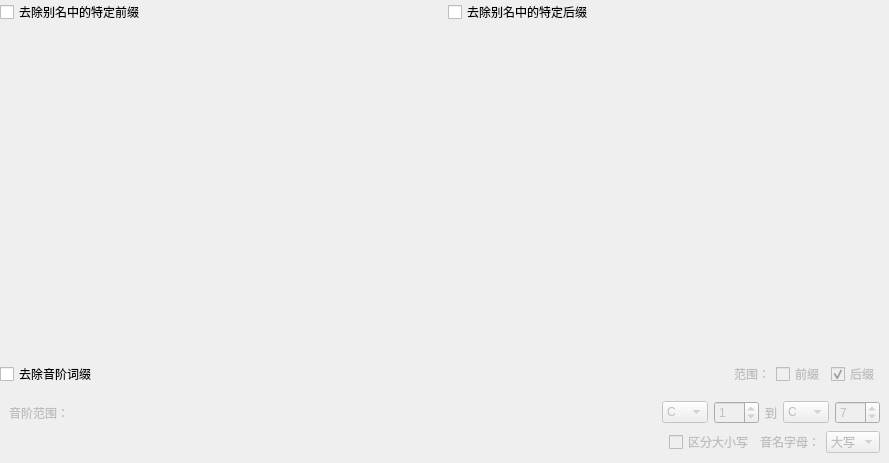
<?xml version="1.0" encoding="UTF-8"?>
<ui version="4.0">
 <class>RemoveAffixOptionWidget</class>
 <widget class="QWidget" name="RemoveAffixOptionWidget">
  <property name="geometry">
   <rect>
    <x>0</x>
    <y>0</y>
    <width>889</width>
    <height>463</height>
   </rect>
  </property>
  <property name="windowTitle">
   <string>Form</string>
  </property>
  <layout class="QVBoxLayout" name="verticalLayout_6">
   <property name="leftMargin">
    <number>0</number>
   </property>
   <property name="topMargin">
    <number>0</number>
   </property>
   <property name="rightMargin">
    <number>0</number>
   </property>
   <property name="bottomMargin">
    <number>0</number>
   </property>
   <item>
    <layout class="QHBoxLayout" name="horizontalLayout_6">
     <item>
      <layout class="QVBoxLayout" name="verticalLayout_4">
       <item>
        <widget class="QCheckBox" name="specificPrefixCheckBox">
         <property name="text">
          <string>去除别名中的特定前缀</string>
         </property>
        </widget>
       </item>
       <item>
        <layout class="QVBoxLayout" name="verticalLayout_2">
         <property name="leftMargin">
          <number>11</number>
         </property>
         <property name="rightMargin">
          <number>11</number>
         </property>
         <item>
          <widget class="StringListModifyWidget" name="prefixListWidget" native="true">
           <property name="enabled">
            <bool>false</bool>
           </property>
           <property name="sizePolicy">
            <sizepolicy hsizetype="Preferred" vsizetype="Expanding">
             <horstretch>0</horstretch>
             <verstretch>0</verstretch>
            </sizepolicy>
           </property>
          </widget>
         </item>
        </layout>
       </item>
      </layout>
     </item>
     <item>
      <layout class="QVBoxLayout" name="verticalLayout_5">
       <item>
        <widget class="QCheckBox" name="specificSuffixCheckBox">
         <property name="text">
          <string>去除别名中的特定后缀</string>
         </property>
        </widget>
       </item>
       <item>
        <layout class="QVBoxLayout" name="verticalLayout_3">
         <property name="leftMargin">
          <number>11</number>
         </property>
         <property name="rightMargin">
          <number>11</number>
         </property>
         <item>
          <widget class="StringListModifyWidget" name="suffixListWidget" native="true">
           <property name="enabled">
            <bool>false</bool>
           </property>
           <property name="sizePolicy">
            <sizepolicy hsizetype="Preferred" vsizetype="Expanding">
             <horstretch>0</horstretch>
             <verstretch>0</verstretch>
            </sizepolicy>
           </property>
          </widget>
         </item>
        </layout>
       </item>
      </layout>
     </item>
    </layout>
   </item>
   <item>
    <layout class="QHBoxLayout" name="horizontalLayout_7">
     <item>
      <widget class="QCheckBox" name="ignorePitchSuffixCheckBox">
       <property name="text">
        <string>去除音阶词缀</string>
       </property>
      </widget>
     </item>
     <item>
      <spacer name="horizontalSpacer_4">
       <property name="orientation">
        <enum>Qt::Horizontal</enum>
       </property>
       <property name="sizeHint" stdset="0">
        <size>
         <width>40</width>
         <height>20</height>
        </size>
       </property>
      </spacer>
     </item>
     <item>
      <widget class="QWidget" name="pitchRangeOptionWidget" native="true">
       <property name="enabled">
        <bool>false</bool>
       </property>
       <layout class="QHBoxLayout" name="horizontalLayout">
        <item>
         <widget class="QLabel" name="label">
          <property name="text">
           <string>范围：</string>
          </property>
         </widget>
        </item>
        <item>
         <widget class="QCheckBox" name="pitchPrefixCheckBox">
          <property name="text">
           <string>前缀</string>
          </property>
         </widget>
        </item>
        <item>
         <widget class="QCheckBox" name="pitchSuffixCheckBox">
          <property name="enabled">
           <bool>false</bool>
          </property>
          <property name="text">
           <string>后缀</string>
          </property>
          <property name="checked">
           <bool>true</bool>
          </property>
         </widget>
        </item>
       </layout>
      </widget>
     </item>
    </layout>
   </item>
   <item>
    <widget class="QWidget" name="pitchOptionWidget" native="true">
     <property name="enabled">
      <bool>false</bool>
     </property>
     <layout class="QVBoxLayout" name="verticalLayout">
      <property name="topMargin">
       <number>0</number>
      </property>
      <item>
       <layout class="QHBoxLayout" name="horizontalLayout_4">
        <item>
         <widget class="QLabel" name="label_2">
          <property name="text">
           <string>音阶范围：</string>
          </property>
         </widget>
        </item>
        <item>
         <spacer name="horizontalSpacer">
          <property name="orientation">
           <enum>Qt::Horizontal</enum>
          </property>
          <property name="sizeHint" stdset="0">
           <size>
            <width>40</width>
            <height>20</height>
           </size>
          </property>
         </spacer>
        </item>
        <item>
         <layout class="QHBoxLayout" name="horizontalLayout_2">
          <item>
           <widget class="QComboBox" name="bottomPitchComboBox">
            <item>
             <property name="text">
              <string>C</string>
             </property>
            </item>
            <item>
             <property name="text">
              <string>C#</string>
             </property>
            </item>
            <item>
             <property name="text">
              <string>D</string>
             </property>
            </item>
            <item>
             <property name="text">
              <string>D#</string>
             </property>
            </item>
            <item>
             <property name="text">
              <string>E</string>
             </property>
            </item>
            <item>
             <property name="text">
              <string>F</string>
             </property>
            </item>
            <item>
             <property name="text">
              <string>F#</string>
             </property>
            </item>
            <item>
             <property name="text">
              <string>G</string>
             </property>
            </item>
            <item>
             <property name="text">
              <string>G#</string>
             </property>
            </item>
            <item>
             <property name="text">
              <string>A</string>
             </property>
            </item>
            <item>
             <property name="text">
              <string>A#</string>
             </property>
            </item>
            <item>
             <property name="text">
              <string>B</string>
             </property>
            </item>
           </widget>
          </item>
          <item>
           <widget class="QSpinBox" name="bottomPitchSpinBox">
            <property name="minimum">
             <number>-99</number>
            </property>
            <property name="value">
             <number>1</number>
            </property>
           </widget>
          </item>
         </layout>
        </item>
        <item>
         <widget class="QLabel" name="label_3">
          <property name="text">
           <string>到</string>
          </property>
         </widget>
        </item>
        <item>
         <layout class="QHBoxLayout" name="horizontalLayout_3">
          <item>
           <widget class="QComboBox" name="topPitchComboBox">
            <item>
             <property name="text">
              <string>C</string>
             </property>
            </item>
            <item>
             <property name="text">
              <string>C#</string>
             </property>
            </item>
            <item>
             <property name="text">
              <string>D</string>
             </property>
            </item>
            <item>
             <property name="text">
              <string>D#</string>
             </property>
            </item>
            <item>
             <property name="text">
              <string>E</string>
             </property>
            </item>
            <item>
             <property name="text">
              <string>F</string>
             </property>
            </item>
            <item>
             <property name="text">
              <string>F#</string>
             </property>
            </item>
            <item>
             <property name="text">
              <string>G</string>
             </property>
            </item>
            <item>
             <property name="text">
              <string>G#</string>
             </property>
            </item>
            <item>
             <property name="text">
              <string>A</string>
             </property>
            </item>
            <item>
             <property name="text">
              <string>A#</string>
             </property>
            </item>
            <item>
             <property name="text">
              <string>B</string>
             </property>
            </item>
           </widget>
          </item>
          <item>
           <widget class="QSpinBox" name="topPitchSpinBox">
            <property name="minimum">
             <number>-99</number>
            </property>
            <property name="value">
             <number>7</number>
            </property>
           </widget>
          </item>
         </layout>
        </item>
       </layout>
      </item>
      <item>
       <layout class="QHBoxLayout" name="horizontalLayout_5">
        <item>
         <spacer name="horizontalSpacer_2">
          <property name="orientation">
           <enum>Qt::Horizontal</enum>
          </property>
          <property name="sizeHint" stdset="0">
           <size>
            <width>40</width>
            <height>20</height>
           </size>
          </property>
         </spacer>
        </item>
        <item>
         <widget class="QCheckBox" name="pitchCaseSensitiveCheckBox">
          <property name="text">
           <string>区分大小写</string>
          </property>
         </widget>
        </item>
        <item>
         <widget class="QLabel" name="label_4">
          <property name="enabled">
           <bool>false</bool>
          </property>
          <property name="text">
           <string>音名字母：</string>
          </property>
         </widget>
        </item>
        <item>
         <widget class="QComboBox" name="pitchCaseComboBox">
          <property name="enabled">
           <bool>false</bool>
          </property>
          <item>
           <property name="text">
            <string>大写</string>
           </property>
          </item>
          <item>
           <property name="text">
            <string>小写</string>
           </property>
          </item>
         </widget>
        </item>
       </layout>
      </item>
     </layout>
    </widget>
   </item>
  </layout>
 </widget>
 <customwidgets>
  <customwidget>
   <class>StringListModifyWidget</class>
   <extends>QWidget</extends>
   <header>utils/widgets/stringlistmodifywidget.h</header>
   <container>1</container>
  </customwidget>
 </customwidgets>
 <resources/>
 <connections>
  <connection>
   <sender>specificPrefixCheckBox</sender>
   <signal>toggled(bool)</signal>
   <receiver>prefixListWidget</receiver>
   <slot>setEnabled(bool)</slot>
   <hints>
    <hint type="sourcelabel">
     <x>75</x>
     <y>18</y>
    </hint>
    <hint type="destinationlabel">
     <x>95</x>
     <y>40</y>
    </hint>
   </hints>
  </connection>
  <connection>
   <sender>specificSuffixCheckBox</sender>
   <signal>toggled(bool)</signal>
   <receiver>suffixListWidget</receiver>
   <slot>setEnabled(bool)</slot>
   <hints>
    <hint type="sourcelabel">
     <x>515</x>
     <y>18</y>
    </hint>
    <hint type="destinationlabel">
     <x>529</x>
     <y>40</y>
    </hint>
   </hints>
  </connection>
  <connection>
   <sender>ignorePitchSuffixCheckBox</sender>
   <signal>toggled(bool)</signal>
   <receiver>pitchOptionWidget</receiver>
   <slot>setEnabled(bool)</slot>
   <hints>
    <hint type="sourcelabel">
     <x>93</x>
     <y>381</y>
    </hint>
    <hint type="destinationlabel">
     <x>178</x>
     <y>405</y>
    </hint>
   </hints>
  </connection>
  <connection>
   <sender>ignorePitchSuffixCheckBox</sender>
   <signal>toggled(bool)</signal>
   <receiver>pitchRangeOptionWidget</receiver>
   <slot>setEnabled(bool)</slot>
   <hints>
    <hint type="sourcelabel">
     <x>101</x>
     <y>376</y>
    </hint>
    <hint type="destinationlabel">
     <x>713</x>
     <y>379</y>
    </hint>
   </hints>
  </connection>
 </connections>
</ui>
